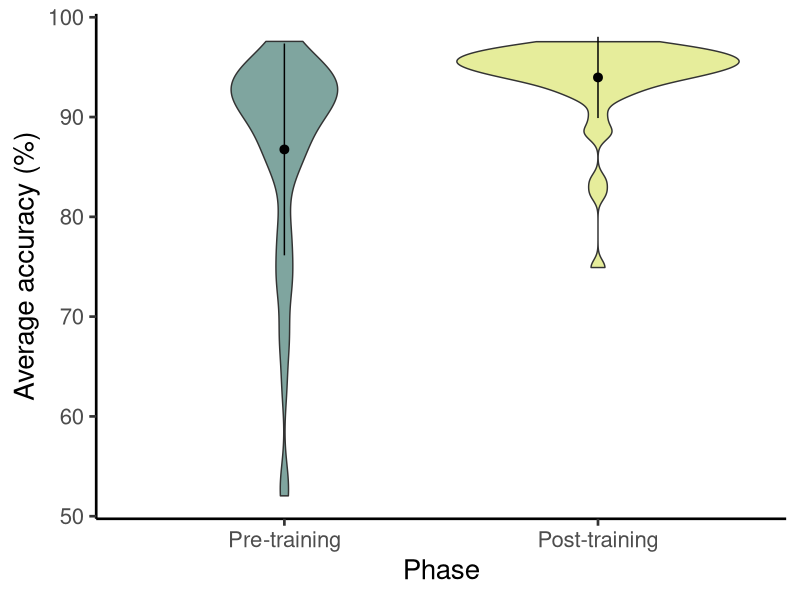
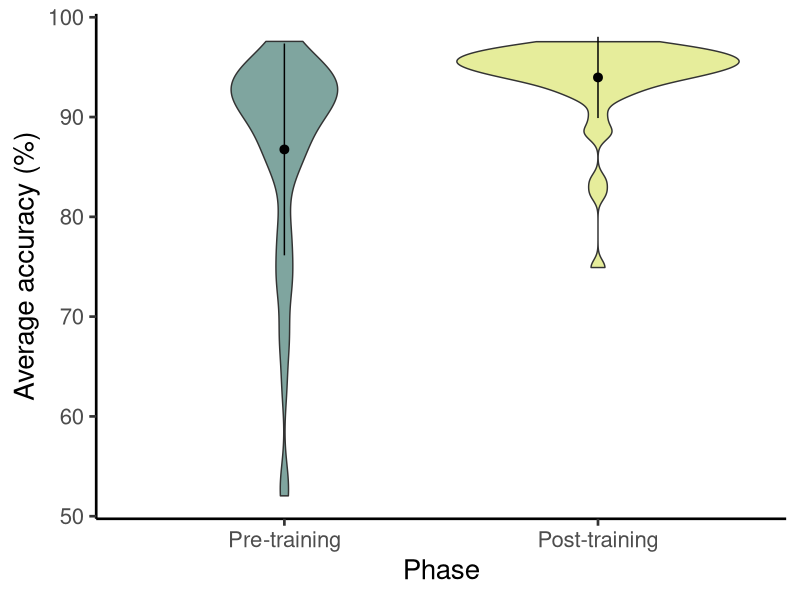

Source code (R) for these figures, in order: (Note: this script raises an error after producing the figures.)
## ---- chunk 1
library(tidyverse)
library(readr)
library(rstatix)

#Pre-post training analysis

pre_post_data <- read_csv("pre_post_training.csv", 
    col_types = cols(UserID = col_character()))

View(pre_post_data)

#First check n=52
length(unique(pre_post_data$UserID))
## ---- chunk 2
#function for data summary point + bars in violin plot
data_summary <- function(x){
   m <- mean(x)
   ymin <- m-sd(x)
   ymax <- m+sd(x)
   return(c(y=m,ymin=ymin,ymax=ymax))}


#visualise data with a violinplot
pre_post_data %>% mutate(Phase = fct_relevel(Phase, "Pre-training", "Training", "Post-training")) %>% filter(!Phase == "Training") %>% 
  ggplot(aes(Phase, Accuracy, fill = Phase)) + geom_violin(position="dodge", alpha = .5) + theme_classic(base_size = 20) + ylab("Average accuracy (%)") + theme(legend.position ="none")+
  scale_fill_manual(values=c("#004D40", "#CDDC39"))+ stat_summary(fun.data=data_summary)

ggsave("pre_post_training.png", width = 5, height = 6)
## ---- chunk 3
#get summary stats of data
summary<-pre_post_data %>%
group_by(Phase) %>%
get_summary_stats(Accuracy, type = "mean_sd")
data.frame(summary)

## ---- chunk 4
#log transform response variable
pre_post_data <- pre_post_data %>%
 mutate(LogAccuracy = log(Accuracy))

#conduct paired samples t-test
model1 <-pre_post_data %>% filter(!Phase == "Training") %>% 
pairwise_t_test( LogAccuracy~Phase,paired=TRUE, p.adjust.method = "bonferroni" ) 
data.frame(model1)

## ---- chunk 5
#read in data
Accuracy_retention <- read_csv("Accuracy_retention.csv")

#First check n=11
length(unique(Accuracy_retention$User))

## ---- chunk 6
#filter out training interval and relevel factors
Accuracy_retention <-Accuracy_retention  %>% filter(!Interval == "Training") %>% 
mutate(Interval = fct_relevel(Interval,"Immediately after","1 hour","1 day","1 week","1 month","3 months"))

#visualise data with a boxplot
Accuracy_retention %>%
  ggplot(aes(Interval, Accuracy, fill = Interval)) + geom_violin(position="dodge", alpha = .5) + theme_classic(base_size = 20) + ylab("Average accuracy (%)")+ xlab("Time since initial training") + theme(legend.position ="none")+ stat_summary(fun.data=data_summary)+
  scale_fill_manual(values=c("#004D40", "#CDDC39","#CDDC39","#CDDC39","#CDDC39","#CDDC39")) + scale_x_discrete(labels = wrap_format(10))

ggsave("accuracy retention.png", width = 7.25, height = 4)
## ---- chunk 7
#get summary stats of data
summ<-Accuracy_retention%>%
group_by(Interval) %>%
get_summary_stats(Accuracy, type = "mean_sd")
data.frame(summ)
## ---- chunk 8
#log transform response variable
Accuracy_retention <- Accuracy_retention %>%
 mutate(LogAccuracy = log(Accuracy))

# Compute the analysis of variance
my_aov <- aov(LogAccuracy ~ Interval, data = Accuracy_retention)
# Summary of the analysis
summary(my_aov)

#None of the intervals after training are significantly different to each other!
#Tukey test shows how similar the multiple pairwise comparisons are!

TukeyHSD(my_aov)

## ---- chunk 9
#read in data
library(readr)
ZAX <- read_csv("ZAX_completion_data.csv")

#Calculate 90% quantile for number of images
quantile(ZAX$Image, .9)
## ---- chunk 10
#Number of images density plot
image<- 
  ZAX %>% 
ggplot(aes(x=ZAX$Image)) + 
  geom_density(alpha=.2,fill="#66BB6A")+
  theme_classic(base_size = 15) + labs(x="Number of training images", y="Proportion of participants") +
   geom_vline(aes(xintercept=mean(ZAX$Image)), color="black", linetype="solid", size=1)+
  geom_vline(aes(xintercept=quantile(ZAX$Image,.9)),color="black",linetype="dashed", size=1)

image
## ---- chunk 11
#Calculate 90% quantile for time to complete training
quantile(ZAX$`Decimal min`,.9)
## ---- chunk 12

#Time to complete training density plot
time<- 
  ZAX %>% 
ggplot(aes(x=ZAX$`Decimal min`)) + 
  geom_density(alpha=.2,fill="#66BB6A")+
  theme_classic(base_size = 15) + labs(x="Time to complete training (minutes)", y="Proportion of participants") +
   geom_vline(aes(xintercept=mean(ZAX$`Decimal min`)), color="black", linetype="solid", size=1)+
  geom_vline(aes(xintercept=quantile(ZAX$`Decimal min`,.90)),color="black",linetype="dashed", size=1)

time
## ---- chunk 13
#now combine our density plots!

library(ggpubr)
ggarrange(time, image, ncol = 1, nrow = 2, labels = c("A", "B"))

ggsave("density.png", width = 5.5, height = 7)
